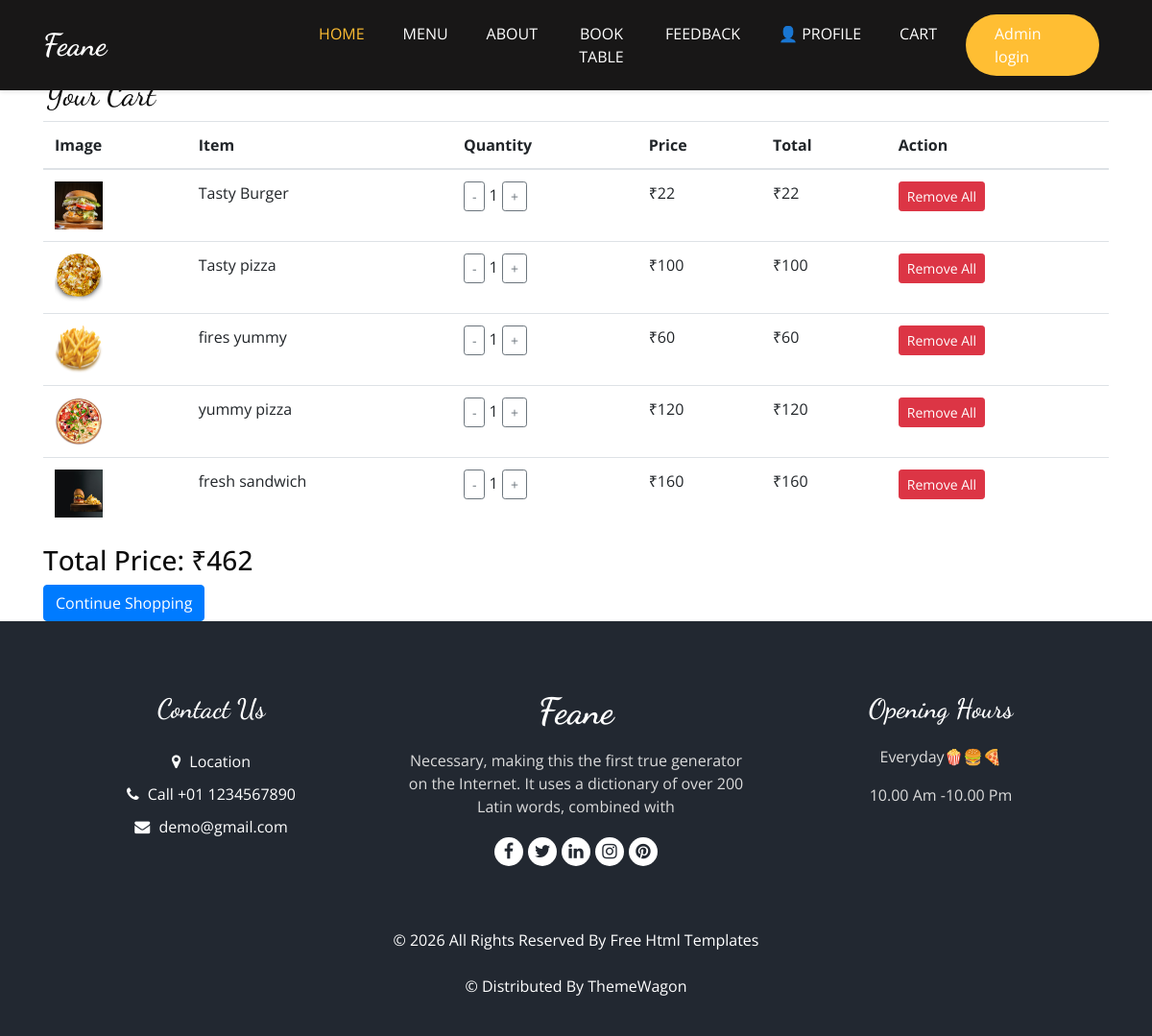
The app's page /cart/ (signed in) with its own data.
### myapp/models.py (models this page shows, shortened)
class Cart(models.Model):
    user = models.ForeignKey(User, on_delete=models.CASCADE)  # Link to the user
    item = models.ForeignKey(Items, on_delete=models.CASCADE)  # Link to the item
    quantity = models.PositiveIntegerField(default=1)  # Quantity of the item
    added_on = models.DateTimeField(auto_now_add=True)  # Timestamp

class Items(models.Model):
    Item_name = models.CharField(max_length=15)
    description = models.TextField(max_length=200)
    price = models.IntegerField()
    categeory = models.ForeignKey(Item_list, related_name='Name', on_delete=models.CASCADE)
    image = models.ImageField(upload_to='items/')

### myapp/views.py (the view)
# urls.py: path('cart/', cart_view, name='cart'),
@login_required
def cart_view(request):
    cart_items = Cart.objects.filter(user=request.user)  # Get cart items for the logged-in user
    total_price = sum(item.item.price * item.quantity for item in cart_items)  # Calculate total price
    return render(request, 'cart.html', {'cart_items': cart_items, 'total_price': total_price})

### myapp/templatetags/custom_filters.py (called while the page is built)
@register.filter(name='mul')
def mul(value, arg):
    return value * arg

### templates/cart.html (shortened to what this page needs)
{% extends "base.html" %}
{% load static %}
{% load custom_filters %}
{% block main %}
<div class="container">
    <h2>Your Cart</h2>
    <table class="table">
        <thead>
            <tr>
                <th>Image</th>
                <th>Item</th>
                <th>Quantity</th>
                <th>Price</th>
                <th>Total</th>
                <th>Action</th>
            </tr>
        </thead>
        <tbody>
            {% for cart_item in cart_items %}
            <tr>
                <td>
                    {% if cart_item.item.image %}
                        <img src="{{ cart_item.item.image.url }}" alt="{{ cart_item.item.Item_name }}" style="width: 50px; height: 50px;">
                    {% else %}
                        <img src="{% static 'path/to/default/image.jpg' %}" alt="No Image" style="width: 50px; height: 50px;">
                    {% endif %}
                </td>
                <td>{{ cart_item.item.Item_name }}</td>
                <td>
                    <form action="{% url 'decrease_quantity' cart_item.id %}" method="post" style="display:inline;">
                        <button type="submit" class="btn btn-sm btn-outline-secondary">-</button>
                    </form>
                    {{ cart_item.quantity }}
                    <form action="{% url 'increase_quantity' cart_item.id %}" method="post" style="display:inline;">
                        <button type="submit" class="btn btn-sm btn-outline-secondary">+</button>
                    </form>
                </td>
                <td>₹{{ cart_item.item.price }}</td>
                <td>₹{{ cart_item.item.price|mul:cart_item.quantity }}</td>
                <td>
                    <form action="{% url 'remove_all_from_cart' cart_item.id %}" method="post" style="display:inline;">
                        <button type="submit" class="btn btn-danger btn-sm">Remove All</button>
                    </form>
                </td>
            </tr>
            {% endfor %}
        </tbody>
    </table>
    <h3>Total Price: ₹{{ total_price }}</h3>
    <a href="{% url 'menu' %}" class="btn btn-primary">Continue Shopping</a>
</div>
{% endblock main %}

### static/css/style.css (style rules this page uses)
body { font-family: "Open Sans", sans-serif; color: #0c0c0c; background-color: #ffffff; overflow-x: hidden; }
h1, h2 { font-family: 'Dancing Script', cursive; }
a, a:hover, a:focus { text-decoration: none; }
.btn, .btn:focus { outline: none !important; -webkit-box-shadow: none; box-shadow: none; }

### templates/base.html (style rules this page uses)
body { padding-top: 80px; }

### records on screen
Cart: item.image (picture), item.Item_name "Tasty Burger", quantity "1", item.price "22", item.price|mul "22"
Cart: item.image (picture), item.Item_name "Tasty pizza", quantity "1", item.price "100", item.price|mul "100"
Cart: item.image (picture), item.Item_name "fires yummy", quantity "1", item.price "60", item.price|mul "60"
Cart: item.image (picture), item.Item_name "yummy pizza", quantity "1", item.price "120", item.price|mul "120"
Cart: item.image (picture), item.Item_name "fresh sandwich", quantity "1", item.price "160", item.price|mul "160"

### other values on screen
{{ total_price }} "462"
